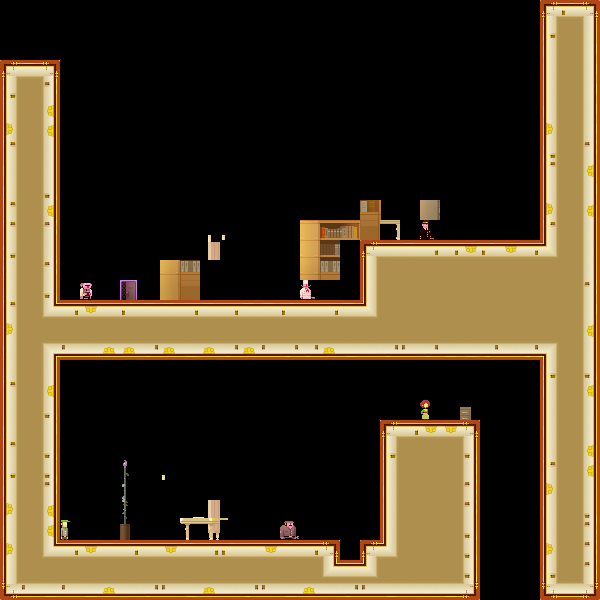

A 2D game scene composited from a Tiled map and its tileset images. What follows is a short description and the map's XML, with every tile layer's data as written:
An orthogonal 30x30 tile map with 20x20 px tiles, 1 tile layer (bg).

<map version="1.0" orientation="orthogonal" width="30" height="30" tilewidth="20" tileheight="20">
  <tileset firstgid="1" name="tiles_sydney" tilewidth="20" tileheight="20">
    <image source="../../../../../XNAModeContent/Lemonade/tiles_management.png" width="400" height="400" />
    <terraintypes>
      <terrain name="regularBlocks" tile="-1" />
    </terraintypes>
    <tile id="8" terrain=",,,0" />
    <tile id="9" terrain=",,0,0" />
    <tile id="10" terrain=",,0,0" />
    <tile id="11" terrain=",,0,0" />
    <tile id="12" terrain=",,0,0" />
    <tile id="13" terrain=",,0,0" />
    <tile id="14" terrain=",,0," />
    <tile id="15" terrain="0,0,0," />
    <tile id="16" terrain="0,0,,0" />
    <tile id="28" terrain=",0,,0" />
    <tile id="34" terrain="0,,0," />
    <tile id="35" terrain="0,,0,0" />
    <tile id="36" terrain=",0,0,0" />
    <tile id="48" terrain=",0,,0" />
    <tile id="54" terrain="0,,0," />
    <tile id="68" terrain=",0,,0" />
    <tile id="74" terrain="0,,0," />
    <tile id="88" terrain=",0,,0" />
    <tile id="94" terrain="0,,0," />
    <tile id="108" terrain=",0,,0" />
    <tile id="114" terrain="0,,0," />
    <tile id="128" terrain=",0,," />
    <tile id="129" terrain="0,0,," />
    <tile id="130" terrain="0,0,," />
    <tile id="131" terrain="0,0,," />
    <tile id="132" terrain="0,0,," />
    <tile id="133" terrain="0,0,," />
    <tile id="134" terrain="0,,," />
    <tile id="194" terrain="0,0,0,0" />
    <tile id="356">
      <properties>
        <property name="LargeCrate" value="" />
      </properties>
    </tile>
    <tile id="380">
      <properties>
        <property name="Andre" value="" />
      </properties>
    </tile>
    <tile id="381">
      <properties>
        <property name="Liselot" value="" />
      </properties>
    </tile>
    <tile id="382">
      <properties>
        <property name="Amsterdaam" value="" />
      </properties>
    </tile>
    <tile id="383">
      <properties>
        <property name="Worker" value="" />
      </properties>
    </tile>
    <tile id="384">
      <properties>
        <property name="Inspector" value="" />
      </properties>
    </tile>
    <tile id="385">
      <properties>
        <property name="Chef" value="" />
      </properties>
    </tile>
    <tile id="386">
      <properties>
        <property name="Exit" value="" />
      </properties>
    </tile>
    <tile id="387">
      <properties>
        <property name="Trampoline" value="" />
      </properties>
    </tile>
    <tile id="388">
      <properties>
        <property name="SmallCrate" value="" />
      </properties>
    </tile>
    <tile id="389">
      <properties>
        <property name="SugarBag" value="" />
      </properties>
    </tile>
  </tileset>
  <layer name="bg" width="30" height="30">
    <data encoding="csv">
      0,0,0,0,0,0,0,0,0,0,0,0,0,0,0,0,0,0,0,0,0,0,0,0,0,0,0,9,10,15,
      0,0,0,0,0,0,0,0,0,0,0,0,0,0,0,0,0,0,0,0,0,0,0,0,0,0,0,109,195,55,
      0,0,0,0,0,0,0,0,0,0,0,0,0,0,0,0,0,0,0,0,0,0,0,0,0,0,0,49,195,95,
      9,13,15,392,0,0,0,0,0,0,0,0,0,0,0,0,0,0,0,0,0,0,0,0,0,0,0,89,195,95,
      109,195,35,392,0,0,0,0,0,0,0,0,0,0,0,0,0,0,0,0,0,0,0,0,0,0,0,89,195,95,
      89,195,75,392,0,0,0,0,0,0,0,0,0,0,0,0,0,0,0,0,0,0,0,0,0,0,0,49,195,95,
      69,195,75,392,0,0,0,0,0,0,0,0,0,0,0,0,0,0,0,0,0,0,0,0,0,0,0,69,195,95,
      29,195,55,392,0,0,0,0,0,0,0,0,0,0,0,0,0,0,0,0,0,0,0,0,0,0,0,109,195,35,
      49,195,55,392,0,0,0,0,0,0,0,0,0,0,0,0,0,0,0,0,0,0,0,0,0,0,0,29,195,75,
      49,195,115,0,0,0,0,0,0,0,0,0,0,0,0,0,0,0,0,0,0,0,0,0,0,0,0,89,195,95,
      29,195,75,0,0,0,0,0,0,0,0,0,0,0,0,0,0,0,249,250,251,252,0,292,293,294,295,69,195,75,
      29,195,35,0,0,0,0,0,0,201,202,203,204,0,206,207,208,209,269,264,271,383,214,312,313,314,315,29,195,55,
      109,195,55,0,0,0,0,0,0,221,222,0,0,0,226,227,228,0,9,11,13,14,14,12,10,12,14,37,195,55,
      49,195,35,0,0,0,0,0,247,248,0,0,0,0,0,247,248,0,89,195,195,195,195,195,195,195,195,195,195,55,
      89,195,115,0,385,0,387,0,267,268,0,0,0,0,0,386,0,0,89,195,195,195,195,195,195,195,195,195,195,35,
      29,195,36,14,12,11,10,13,13,14,13,14,13,13,10,11,14,13,37,195,195,195,195,195,195,195,195,195,195,95,
      69,195,195,195,195,195,195,195,195,195,195,195,195,195,195,195,195,195,195,195,195,195,195,195,195,195,195,195,195,75,
      49,195,16,130,133,132,132,134,132,131,132,134,132,130,134,134,132,131,133,134,130,134,131,131,134,133,134,17,195,55,
      89,195,55,0,0,0,0,0,0,0,0,0,0,0,0,0,0,0,0,0,0,0,0,0,0,0,0,109,195,115,
      29,195,75,0,0,0,0,0,0,0,0,0,0,0,0,0,0,0,0,0,0,0,0,213,0,0,0,49,195,75,
      89,195,115,0,0,0,0,0,0,0,0,0,0,0,0,0,0,0,0,0,0,382,0,233,0,0,0,89,195,55,
      49,195,95,0,0,0,0,0,0,0,0,0,0,0,0,0,0,0,0,9,14,12,12,15,0,0,0,49,195,55,
      29,195,115,0,0,0,0,0,0,0,0,0,0,0,0,0,0,0,0,109,195,195,195,115,0,0,0,89,195,75,
      109,195,115,0,0,0,216,217,203,204,205,206,0,0,0,0,0,0,0,89,195,195,195,95,0,0,0,29,195,75,
      49,195,35,0,0,0,236,237,0,0,0,226,0,0,0,0,0,0,0,49,195,195,195,35,0,0,0,69,195,55,
      69,195,75,0,0,0,256,257,0,241,242,246,0,0,0,0,0,0,0,89,195,195,195,35,0,0,0,49,195,115,
      49,195,75,381,0,0,276,277,0,261,262,0,0,0,384,0,0,0,0,89,195,195,195,115,0,0,0,89,195,35,
      69,195,36,14,12,13,14,11,12,13,14,10,11,12,13,14,151,388,149,194,195,195,195,115,0,0,0,69,195,35,
      49,195,195,195,195,195,195,195,195,195,195,195,195,195,195,195,192,193,194,195,195,195,195,115,0,0,0,109,195,35,
      129,130,131,130,131,132,133,134,130,131,132,133,134,130,131,132,133,134,130,131,133,133,131,135,0,0,0,129,133,135
    </data>
  </layer>
  <objectgroup name="boxes" width="30" height="30" />
</map>
